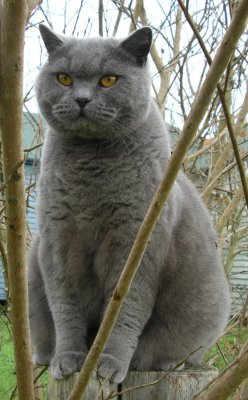
#> input picture lib_app/numpy_app/cat.jpg, 248 x 400 px
$ python scipy_app.py   (older library calls are emulated)
#> lines starting #> are read from the running program, lines starting #| are printed output that depends on the picture
#!/usr/bin/env python
# -*- encoding: utf-8 -*-
# vim: set et sw=4 ts=4 sts=4 ff=unix fenc=utf8:
# Describe:
# Author: guodong.li
# DateTime: 2017/9/21 13:57
# PythonVersion: 3.6

from scipy.misc import imread, imsave, imresize

# Read an JPEG image into a numpy array
img = imread('./cat.jpg')
#> img is the input picture: shape (400, 248, 3); mean R, G, B 117.6, 116.7, 103.4
print(img.dtype, img.shape)  # Prints "uint8 (400, 248, 3)"
#| uint8 (400, 248, 3)

# We can tint the image by scaling each of the color channels
# by a different scalar constant. The image has shape (400, 248, 3);
# we multiply it by the array [1, 0.95, 0.9] of shape (3,);
# numpy broadcasting means that this leaves the red channel unchanged,
# and multiplies the green and blue channels by 0.95 and 0.9
# respectively.
img_tinted = img * [1, 0.95, 0.9]
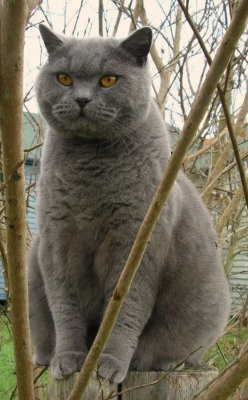
#> img_tinted: shape (400, 248, 3) float64; mean R, G, B 117.6, 110.9, 93.1

# Resize the tinted image to be 300 by 300 pixels.
img_tinted = imresize(img_tinted, (300, 300))
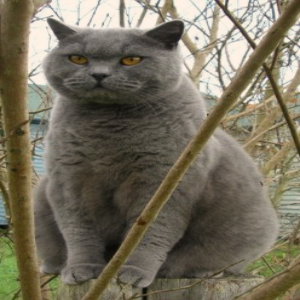
#> img_tinted: shape (300, 300, 3); mean R, G, B 117.7, 111, 93.2

# Write the tinted image back to disk
imsave('./cat_tinted.jpg', img_tinted)
